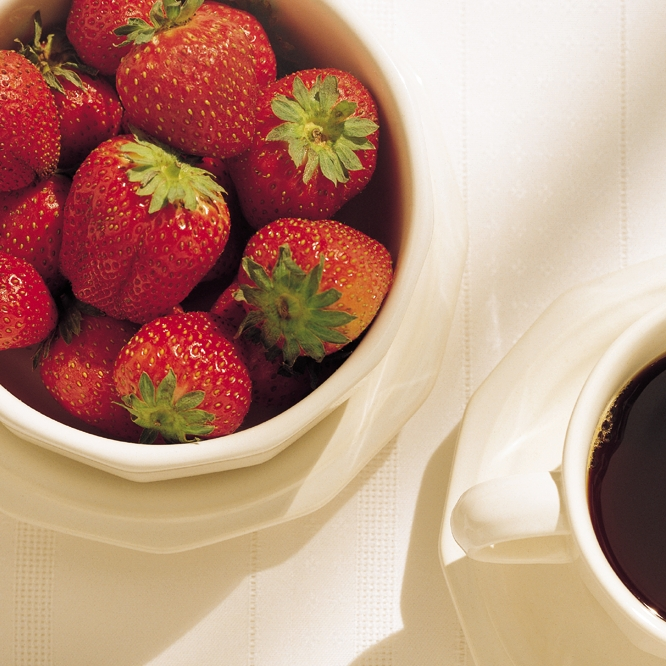
%> input picture dev03/_submission_first/part1/Fraises.jpg, 666 x 666 px
$ octave test_evaluationFraises.m   (GNU Octave 9; MATLAB toolbox functions it lacks are replaced by stand-ins)
%> lines starting %> are read from the running program, lines starting %| are printed output that depends on the picture; in (x1, y1, x2, y2) boxes, pixels count from 0 and x2, y2 are one past the last pixel; in counts of white or black regions, pixels touching at a corner belong together; the program's own positions count from 1
### dev03/part1/trouverFraises.m
function [fraises, vert] = trouverFraises(imageFraises)

lab = rgb2lab(imageFraises);
%> lab: size 666x666x3 double; mean of channels 1, 2, 3 63.8, 12.9, 18.4

l = lab(:,:,1);
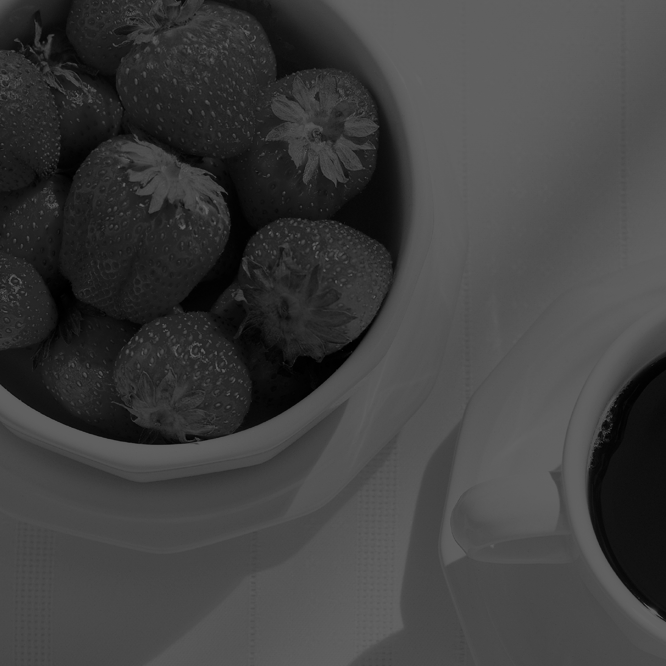
%> l: size 666x666 double; min 0.411, max 100, mean 63.8
a = lab(:,:,2);
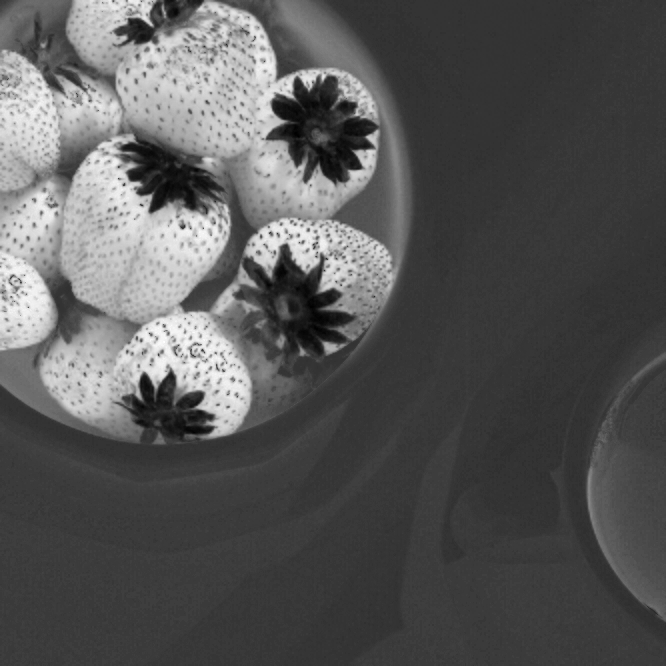
%> a: size 666x666 double; min -16.49, max 68.7, mean 12.9; drawn with min black and max white
b = lab(:,:,3);
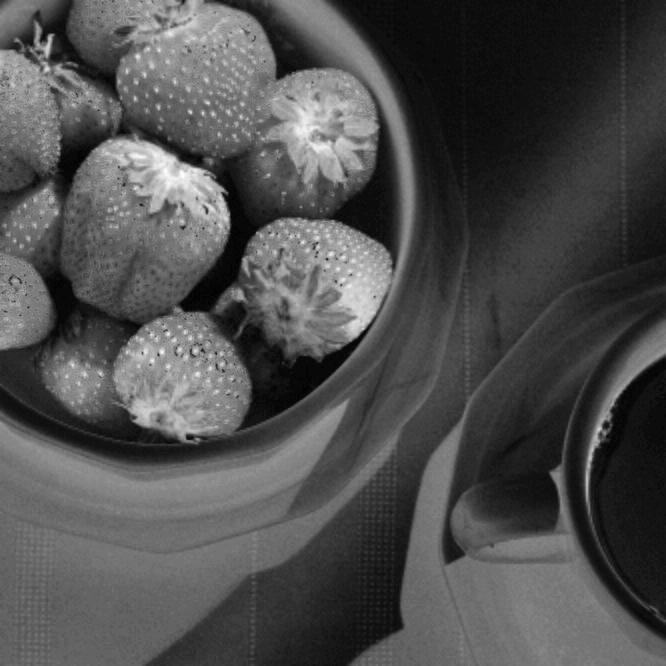
%> b: size 666x666 double; min -2.33, max 64.75, mean 18.4; drawn with min black and max white

red_a = 62;
red_b = 25;

masque_fraise = vecnorm(cat(3,a,b) -cat(3,red_a,red_b),2,3) < 20;
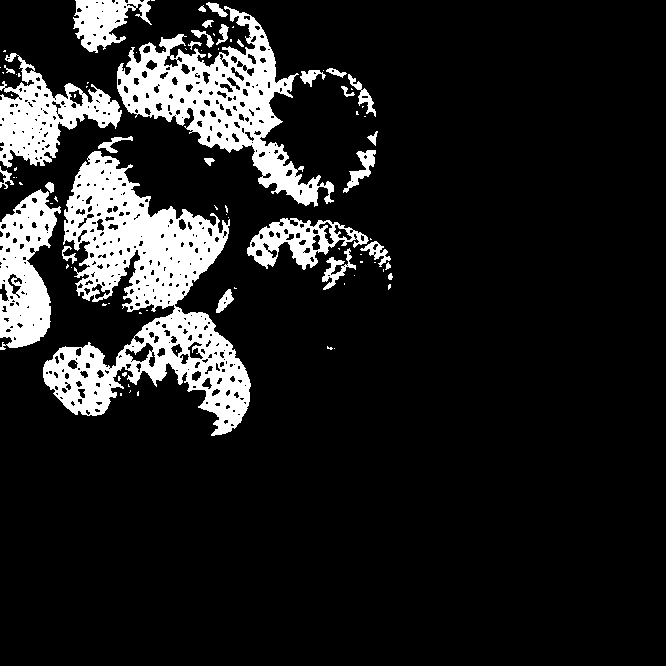
%> masque_fraise: size 666x666 logical; 13% white; 90 white regions (60 under 20 px), largest, box (x1, y1, x2, y2) and area: (43, 151, 251, 436) 23911, (117, 6, 334, 207) 13504, (0, 189, 61, 350) 5918
fraisesR = imageFraises .* uint8(masque_fraise);
%> fraisesR: size 666x666x3 uint8; mean of channels 1, 2, 3 21.9, 4.5, 6

green_a = -12;
green_b = 39;

masque_vert = vecnorm(cat(3,a,b) -cat(3,green_a,green_b),2,3) < 13;
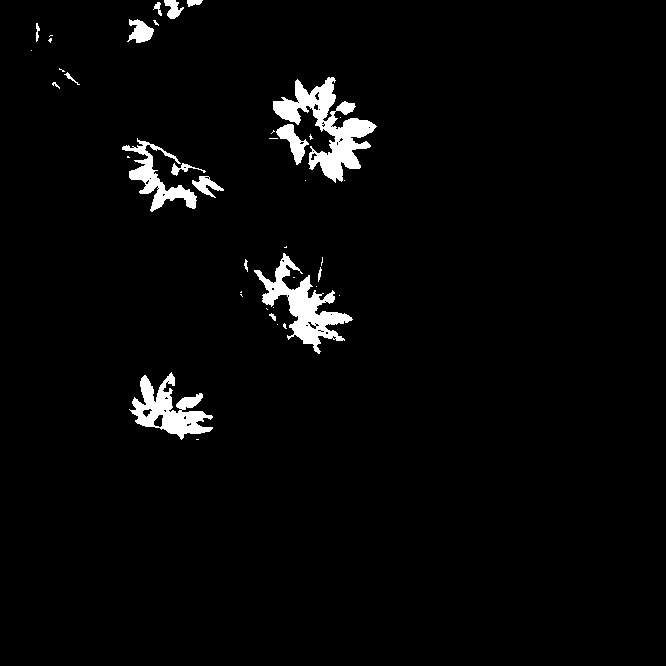
%> masque_vert: size 666x666 logical; 2.9% white; 41 white regions (24 under 20 px), largest, box (x1, y1, x2, y2) and area: (273, 77, 377, 183) 3873, (254, 253, 353, 354) 3016, (129, 372, 213, 440) 2458
vertG = imageFraises .* uint8(masque_vert);
%> vertG: size 666x666x3 uint8; mean of channels 1, 2, 3 4.2, 3.9, 1.8

% convert to logical
fraises = logical(rgb2gray(fraisesR));
vert = logical(rgb2gray(vertG));

% [13 lines of commented-out code are left out]


end

### dev03/_submission_first/part1/test_evaluationFraises.m
% clean environment
clc;
close all;
clear;
workspace;

[fraises, vert] = trouverFraises(imread('Fraises.jpg'));
